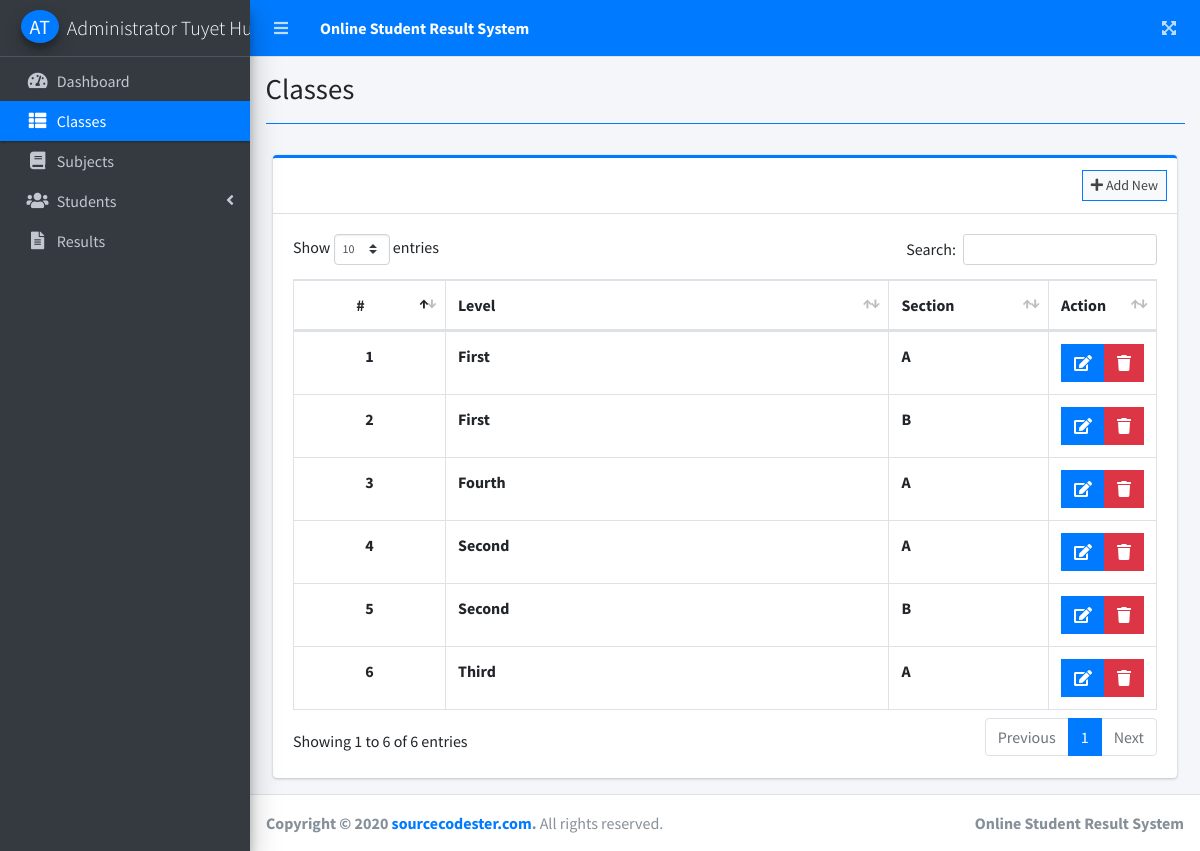
The app's page /index.php?page=classes (signed in) with its own data.
### tables this page shows
CREATE TABLE `classes` (
  `id` int(30) NOT NULL,
  `level` varchar(200) NOT NULL,
  `section` varchar(200) NOT NULL,
  `date_created` datetime NOT NULL DEFAULT current_timestamp()
);

### classes.php (the view, shortened to what this page needs)
<?php include'db_connect.php' ?>
<div class="col-lg-12">
	<div class="card card-outline card-primary">
		<div class="card-header">
			<div class="card-tools">
				<a class="btn btn-block btn-sm btn-default btn-flat border-primary new_class" href="javascript:void(0)"><i class="fa fa-plus"></i> Add New</a>
			</div>
		</div>
		<div class="card-body">
			<table class="table tabe-hover table-bordered" id="list">
				<colgroup>
					<col width="20%">
					<col width="60%">
					<col width="20%">
				</colgroup>
				<thead>
					<tr>
						<th class="text-center">#</th>
						<th>Level</th>
						<th>Section</th>
						<th>Action</th>
					</tr>
				</thead>
				<tbody>
					<?php
					$i = 1;
					$qry = $conn->query("SELECT * FROM classes order by level asc, section asc ");
					while($row= $qry->fetch_assoc()):
					?>
					<tr>
						<th class="text-center"><?php echo $i++ ?></th>
						<td><b><?php echo $row['level'] ?></b></td>
						<td><b><?php echo $row['section'] ?></b></td>
						<td class="text-center">
		                    <div class="btn-group">
		                        <a href="javascript:void(0)" data-id='<?php echo $row['id'] ?>' class="btn btn-primary btn-flat manage_class">
		                          <i class="fas fa-edit"></i>
		                        </a>
		                        <button type="button" class="btn btn-danger btn-flat delete_class" data-id="<?php echo $row['id'] ?>">
		                          <i class="fas fa-trash"></i>
		                        </button>
	                      </div>
						</td>
					</tr>
				<?php endwhile; ?>
				</tbody>
			</table>
		</div>
	</div>
</div>

### index.php (shortened to what this page needs)
<!DOCTYPE html>
<html lang="en">
<?php
	include 'header.php'
?>
<body class="hold-transition sidebar-mini layout-fixed layout-navbar-fixed layout-footer-fixed">
<div class="wrapper">
  <?php include 'topbar.php' ?>
  <?php include 'sidebar.php' ?>
  <div class="content-wrapper">
    <div class="content-header">
      <div class="container-fluid">
        <div class="row mb-2">
          <div class="col-sm-6">
            <h1 class="m-0"><?php echo $title ?></h1>
          </div>
        </div>
            <hr class="border-primary">
      </div>
    </div>
    <section class="content">
      <div class="container-fluid">
         <?php
            $page = isset($_GET['page']) ? $_GET['page'] : 'home';
            if(!file_exists($page.".php")){
                include '404.html';
            }else{
            include $page.'.php';
            }
          ?>
      </div>
    </section>
  </div>
  <footer class="main-footer">
    <strong>Copyright &copy; 2020 <a href="https://www.sourcecodester.com/">sourcecodester.com</a>.</strong>
    All rights reserved.
    <div class="float-right d-none d-sm-inline-block">
      <b><?php echo $_SESSION['system']['name'] ?></b>
    </div>
  </footer>
</div>
</body>
</html>

### header.php (shortened to what this page needs)
<head>
  <?php
  $title = isset($_GET['page']) ? ucwords(str_replace("_", ' ', $_GET['page'])) : "Home";
  $title = str_replace("Persons Companies","Persons/Companies",$title);
  ?>
  <link rel="stylesheet" href="assets/plugins/fontawesome-free/css/all.min.css">
  <link rel="stylesheet" href="assets/plugins/overlayScrollbars/css/OverlayScrollbars.min.css">
  <link rel="stylesheet" href="assets/plugins/datatables-bs4/css/dataTables.bootstrap4.min.css">
  <link rel="stylesheet" href="assets/plugins/datatables-responsive/css/responsive.bootstrap4.min.css">
  <link rel="stylesheet" href="assets/plugins/datatables-buttons/css/buttons.bootstrap4.min.css">
  <link rel="stylesheet" href="assets/plugins/select2/css/select2.min.css">
  <link rel="stylesheet" href="assets/plugins/select2-bootstrap4-theme/select2-bootstrap4.min.css">
  <link rel="stylesheet" href="assets/plugins/sweetalert2-theme-bootstrap-4/bootstrap-4.min.css">
  <link rel="stylesheet" href="assets/plugins/toastr/toastr.min.css">
  <link rel="stylesheet" href="assets/plugins/dropzone/min/dropzone.min.css">
  <link rel="stylesheet" href="assets/dist/css/jquery.datetimepicker.min.css">
  <link rel="stylesheet" href="assets/plugins/icheck-bootstrap/icheck-bootstrap.min.css">
  <link rel="stylesheet" href="assets/plugins/bootstrap4-toggle/css/bootstrap4-toggle.min.css">
  <link rel="stylesheet" href="assets/dist/css/adminlte.min.css">
  <link rel="stylesheet" href="assets/dist/css/styles.css">
  <link rel="stylesheet" href="assets/plugins/summernote/summernote-bs4.min.css">
</head>

### topbar.php (shortened to what this page needs)
<nav class="main-header navbar navbar-expand navbar-primary navbar-dark ">
  <ul class="navbar-nav">
    <?php if(isset($_SESSION['login_id'])): ?>
    <li class="nav-item">
      <a class="nav-link" data-widget="pushmenu" href="" role="button"><i class="fas fa-bars"></i></a>
    </li>
  <?php endif; ?>
    <li>
      <a class="nav-link text-white"  href="./" role="button"> <large><b><?php echo $_SESSION['system']['name'] ?></b></large></a>
    </li>
  </ul>
  <ul class="navbar-nav ml-auto">
    <li class="nav-item">
      <a class="nav-link" data-widget="fullscreen" href="#" role="button">
        <i class="fas fa-expand-arrows-alt"></i>
      </a>
    </li>
  </ul>
</nav>

### sidebar.php (shortened to what this page needs)
<aside class="main-sidebar sidebar-dark-primary elevation-4">
  <div class="dropdown">
 	<a href="javascript:void(0)" class="brand-link dropdown-toggle" data-toggle="dropdown" aria-expanded="true">
      <?php if(empty($_SESSION['login_avatar'])): ?>
      <span class="brand-image img-circle elevation-3 d-flex justify-content-center align-items-center bg-primary text-white font-weight-500" style="width: 38px;height:50px"><?php echo strtoupper(substr($_SESSION['login_firstname'], 0,1).substr($_SESSION['login_lastname'], 0,1)) ?></span>
      <?php else: ?>
        <span class="image">
          <img src="../assets/uploads/<?php echo $_SESSION['login_avatar'] ?>" style="width: 38px;height:38px" class="img-circle elevation-2" alt="User Image">
        </span>
      <?php endif; ?>
      <span class="brand-text font-weight-light"><?php echo ucwords($_SESSION['login_firstname'].' '.$_SESSION['login_lastname']) ?></span>
    </a>
  </div>
  <div class="sidebar">
    <nav class="mt-2">
      <ul class="nav nav-pills nav-sidebar flex-column nav-flat" data-widget="treeview" role="menu" data-accordion="false">
        <li class="nav-item dropdown">
          <a href="./" class="nav-link nav-home">
            <i class="nav-icon fas fa-tachometer-alt"></i>
            <p>
              Dashboard
            </p>
          </a>
        </li>
        <li class="nav-item dropdown">
          <a href="./index.php?page=classes" class="nav-link nav-classes">
            <i class="nav-icon fas fa-th-list"></i>
            <p>
              Classes
            </p>
          </a>
        </li>
        <li class="nav-item dropdown">
          <a href="./index.php?page=subjects" class="nav-link nav-subjects">
            <i class="nav-icon fas fa-book"></i>
            <p>
              Subjects
            </p>
          </a>
        </li>
        <li class="nav-item">
          <a href="#" class="nav-link nav-edit_student">
            <i class="nav-icon fas fa-users"></i>
            <p>
              Students
              <i class="right fas fa-angle-left"></i>
            </p>
          </a>
        </li>
         <li class="nav-item dropdown">
          <a href="./index.php?page=results" class="nav-link nav-results nav-new_result nav-edit_result">
            <i class="nav-icon fas fa-file-alt"></i>
            <p>
              Results
            </p>
          </a>
        </li>
      </ul>
    </nav>
  </div>
</aside>

### records on screen
classes: level "First", section "A"
classes: level "First", section "B"
classes: level "Fourth", section "A"
classes: level "Second", section "A"
classes: level "Second", section "B"
classes: level "Third", section "A"

### other values on screen
$_SESSION['system']['name'] "Online Student Result System"
$_SESSION['login_firstname'].' '.$_SESSION['login_lastname'] "Administrator Tuyet…"
$title "Classes"
